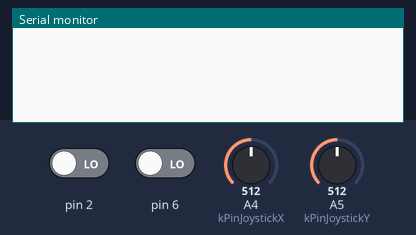
Bench run of a sketch on a simulated Arduino Uno, built with avr-gcc and run on an emulated ATmega328P. Parts: the last lines printed to the serial monitor. The test bench sets the inputs (shaded band); at power-on: A4 (kPinJoystickX) = 512, A5 (kPinJoystickY) = 512, pin 2 LOW, pin 6 LOW.

Above: at 1.2 s.
1.3 s: A4 (kPinJoystickX) set to 694
2.8 s: A4 (kPinJoystickX) set to 710
At 3.06 s:
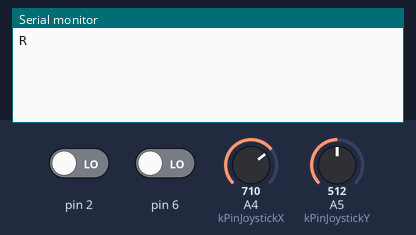
4.7 s: A5 (kPinJoystickY) set to 687
At 5.06 s:
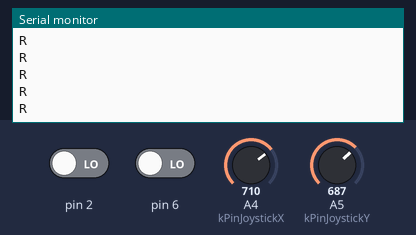
6.2 s: A5 (kPinJoystickY) set to 714
At 7.06 s:
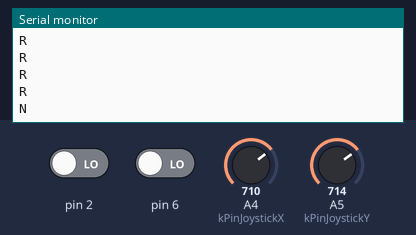

The sketch:

guid.ino
```cpp
 const int kPinJoystickX = A4;
 const int kPinJoystickY = A5;
 const int kPinJoystickFire = 8;

 const int JOYX_LEFT = 300;
 const int JOYX_RIGHT = 700;
 const int JOYY_UP = 700;
 const int JOYY_DOWN = 300;

 void setup()
 {
 pinMode(kPinJoystickFire, INPUT);
 digitalWrite(kPinJoystickFire, HIGH); // turn on pull-up ←!"→ resistor
 Serial.begin(9600);
    pinMode (6,INPUT);
      pinMode (2,INPUT);
 }

 void loop()
 {
 int xVal = analogRead(kPinJoystickX);
 int yVal = analogRead(kPinJoystickY);
digitalRead (xVal);

 if(xVal < JOYX_LEFT){
   Serial.println ("L");
      delay(400);
 }
 else if(xVal > JOYX_RIGHT){
     Serial.println ("R");
        delay(400);
 }
 digitalRead (yVal);
 if(yVal < JOYY_DOWN){
     Serial.println ("S");
        delay(400);
 }
 else if(yVal > JOYY_UP){
    Serial.println ("N");
       delay(400);
 }
  boolean  e=digitalRead(6);
  boolean  s=digitalRead(2);
  if (e==HIGH){
   Serial.println("UP");
    delay(400);
  }

  if (s==HIGH){
   Serial.println("DOWN");
    delay(400);
  }
 }
```

Measured:
- the behaviour switches between 700 and 701 on A4 (kPinJoystickX) (found by bisection; images 0 and 1)
- the behaviour switches between 700 and 701 on A5 (kPinJoystickY) (found by bisection; images 2 and 3)
- after the input at 2.8 s, the serial monitor: prints a new line at once (image 1)
- after the input at 6.2 s, the serial monitor: prints a new line after 0.60 s (image 3)
